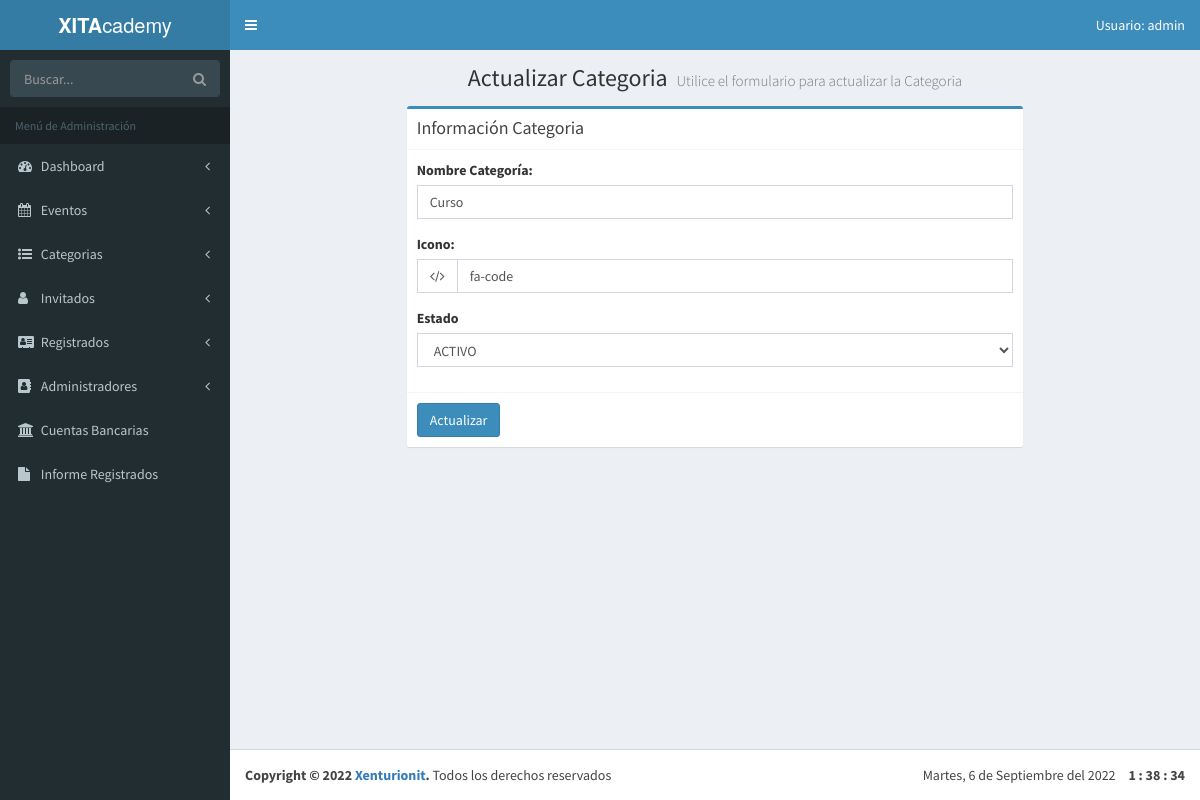
/admin/editar-categoria.php?id=1 (signed in), run on the app's committed database.
### tables this page shows
CREATE TABLE `categoria_evento` (
  `id_categoria` tinyint(10) NOT NULL AUTO_INCREMENT,
  `cat_evento` varchar(50) NOT NULL,
  `icono` varchar(15) NOT NULL,
  `actualizado` datetime NOT NULL,
  `estado_categoria` tinyint(1) DEFAULT NULL,
  PRIMARY KEY (`id_categoria`)
);

### admin/editar-categoria.php (the view, shortened to what this page needs)
<?php
    include_once 'funciones/funciones.php';
    include_once 'templates/header.php';
     $id = $_GET['id'];
     if (!filter_var($id, FILTER_VALIDATE_INT)):
        die('ERROR!');
     else:
?>
<body  class="hold-transition skin-blue fixed sidebar-mini" data-elemento="Eventos">
    <div class="wrapper">
        <?php include_once 'templates/barra.php'; ?>
        <?php include_once 'templates/navegacion.php'; ?>
  <div class="content-wrapper">
    <section class="content-header">
      <h1 class="text-center">
        Actualizar Categoria
        <small>Utilice el formulario para actualizar la Categoria</small>
      </h1>
    </section>
    <section class="content">
            <div class="row">
                <div class="col-lg-8 col-lg-offset-2">
                    <div class="box box-primary">
                            <div class="box-header with-border">
                                <h3 class="box-title">Información Categoria</h3>
                            </div>
                                <?php
                                    $sql = "SELECT * FROM `categoria_evento` WHERE `id_categoria` = $id";
                                    $res = $conn->query($sql);
                                    $categoria = $res->fetch_assoc();
                                ?>
                                <form role="form" id="guardar-registro" action="modelo-categoria.php" method="post">
                                    <div class="box-body">
                                            <div class="form-group">
                                                <label for="nombre_evento">Nombre Categoría: </label>
                                                <input type="text" class="form-control" id="categoria" name="categoria" value="<?php echo $categoria['cat_evento']; ?>">
                                            </div>
                                            <div class="form-group">
                                                <label>Icono:</label>
                                                <div class="input-group">
                                                    <div class="input-group-addon">
                                                         <i class="fa fa-lock" aria-hidden="true"></i>
                                                    </div>
                                                    <input id="icono" type="text" name="icono" class="form-control pull-right" placeholder="fa-icon" value="<?php echo $categoria['icono']; ?>" >
                                                </div>
                                            </div>
                                        <div class="form-group">
                                            <label for="estado">Estado</label>
                                            <select name="estado" id="estado" class="form-control">
                                                <?php
                                                if($categoria['estado_categoria'] == 0 ) {?>
                                                    <option value="0" selected><?php echo 'INACTIVO'; ?></option>
                                                    <option value="1"><?php echo 'ACTIVO'; ?></option>
                                                <?php } else { ?>
                                                    <option value="1" selected><?php echo 'ACTIVO'; ?></option>
                                                <?php } ?>
                                            </select>
                                        </div>
                                    </div>
                                    <div class="box-footer">
                                        <button type="submit" name="actualizar" id="actualizar" class="btn btn-primary btn_actualizar_admin">Actualizar</button>
                                    </div>
                                </form>
                    </div>
                </div>
            </div>
    </section>
  </div>
<?php
  include_once 'templates/footer.php';
  include_once 'templates/footer-scripts.php';
  endif;
?>

### data on the page
categoria_evento: categoria "Curso", icono "fa-code", estado "ACTIVO"

### other printed values
$usuario "admin"
